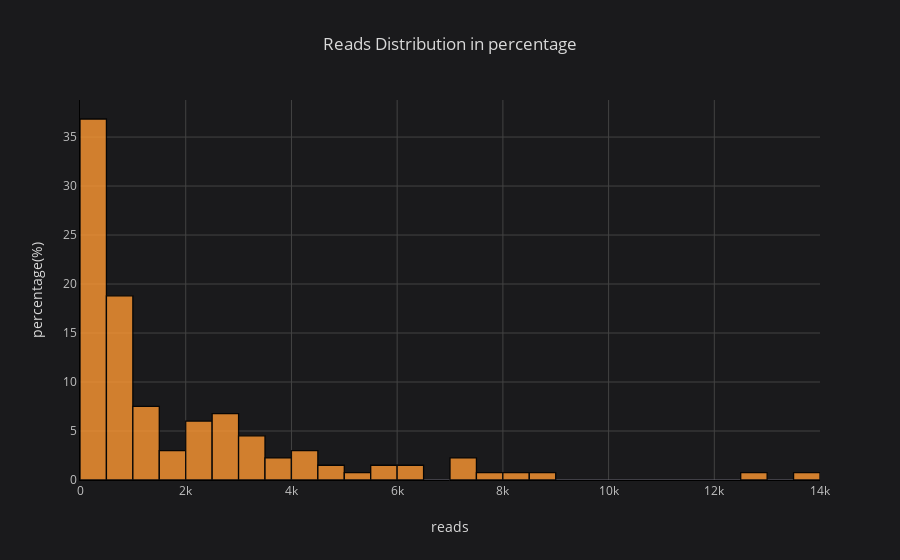

Notebook source saved alongside this figure:
### Markdown cell above
Percentage Histogram

### Code cell
df['claps'].iplot(
    kind='hist',
    bins=50,
    xTitle='reads',
    linecolor='black',
    histnorm='percent',
    yTitle='percentage(%)',
    title='Reads Distribution in percentage')

### Figure 1 — Plotly figure (JSON) as saved in the notebook; plotly's stock layout.template omitted (floating-point values rounded to 4 significant figures; data arrays with more than 128 entries replaced by an {"elided": "..."} marker saying what was removed)
{"data": [{"histfunc": "count", "histnorm": "percent", "marker": {"color": "rgba(255, 153, 51, 1.0)", "line": {"color": "#000000", "width": 1.3}}, "name": "claps", "nbinsx": 50, "opacity": 0.8, "orientation": "v", "type": "histogram", "uid": "3fcfaf73-52b2-4212-b2e0-6677344b1be3", "x": {"elided": "133 int values"}}], "layout": {"barmode": "overlay", "legend": {"bgcolor": "#1A1A1C", "font": {"color": "#D9D9D9"}}, "paper_bgcolor": "#1A1A1C", "plot_bgcolor": "#1A1A1C", "title": {"font": {"color": "#D9D9D9"}, "text": "Reads Distribution in percentage"}, "xaxis": {"gridcolor": "#434343", "linecolor": "black", "showgrid": true, "tickfont": {"color": "#C2C2C2"}, "title": {"font": {"color": "#D9D9D9"}, "text": "reads"}, "zerolinecolor": "#666570"}, "yaxis": {"gridcolor": "#434343", "linecolor": "black", "showgrid": true, "tickfont": {"color": "#C2C2C2"}, "title": {"font": {"color": "#D9D9D9"}, "text": "percentage(%)"}, "zerolinecolor": "#666570"}}}
